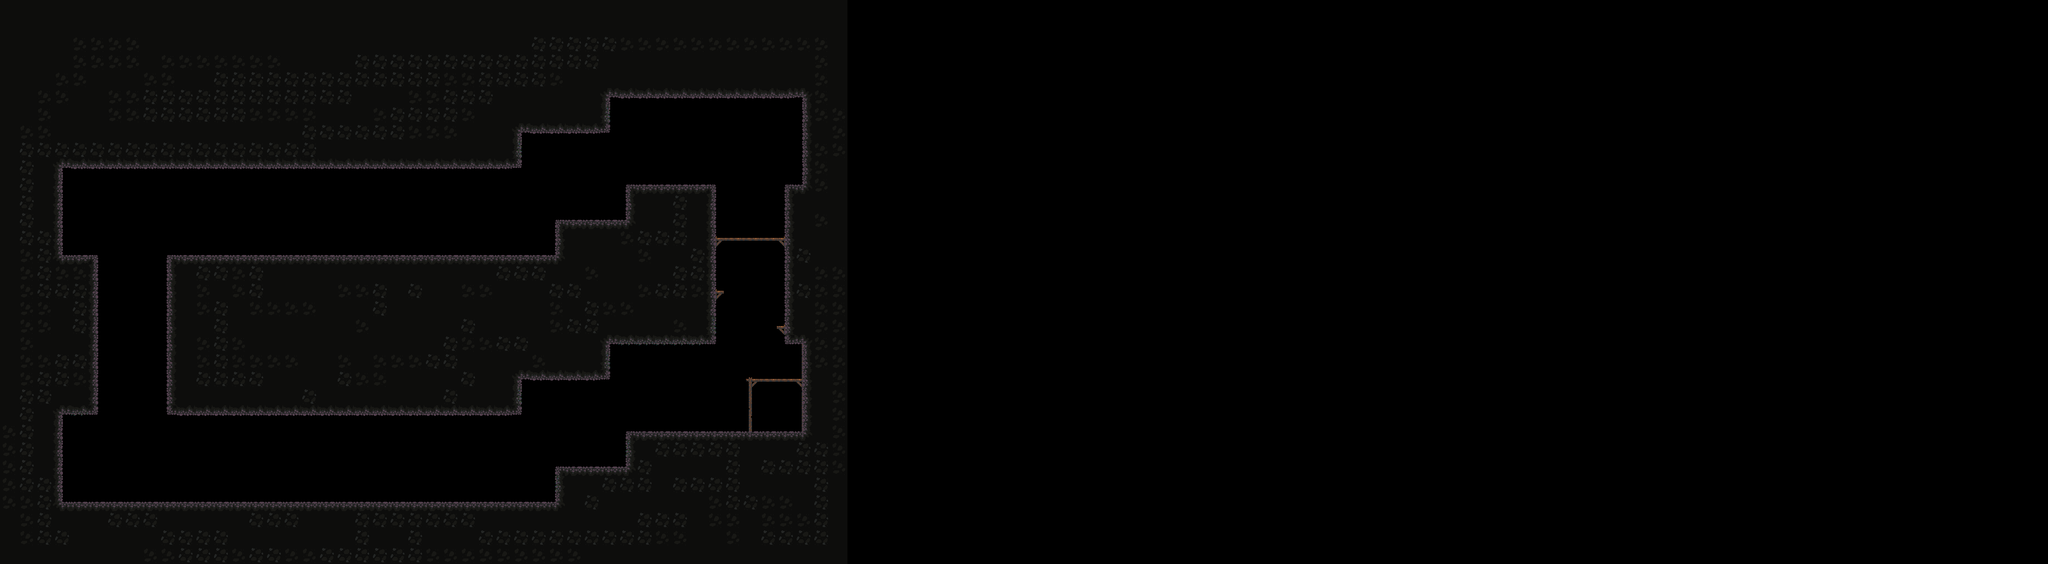

This is a level from a 2D game, rendered from its Tiled map with the project's own tilesets. A one-line summary and the map file follow, with tile-layer data summarised:
An orthogonal 116x32 tile map with 32x32 px tiles, 4 tile layers (dirt, bridge_top, bridge_side, surface), 4 tilesets.

<map version="1.10" tiledversion="1.11.2" orientation="orthogonal" renderorder="right-down" width="116" height="32" tilewidth="32" tileheight="32" infinite="0" nextlayerid="6" nextobjectid="1">
 <editorsettings>
  <export target="../0/lvl_mvp2.csv" format="csv" />
 </editorsettings>
 <tileset firstgid="1" source="../tilesets/bridge_top.tsx" />
 <tileset firstgid="6" source="../tilesets/bridge_side.tsx" />
 <tileset firstgid="9" source="../tilesets/surface.tsx" />
 <tileset firstgid="33" source="../tilesets/dirt.tsx" />
 <layer id="1" name="dirt" width="116" height="32">
  <data>[3712 cells, 920 non-empty, 3 distinct tile ids]</data>
 </layer>
 <layer id="5" name="bridge_top" width="116" height="32">
  <data>[3712 cells, 11 non-empty, 3 distinct tile ids]</data>
 </layer>
 <layer id="4" name="bridge_side" width="116" height="32">
  <data>[3712 cells, 9 non-empty, 2 distinct tile ids]</data>
 </layer>
 <layer id="3" name="surface" width="116" height="32">
  <data>[3712 cells, 224 non-empty, 15 distinct tile ids]</data>
 </layer>
</map>
